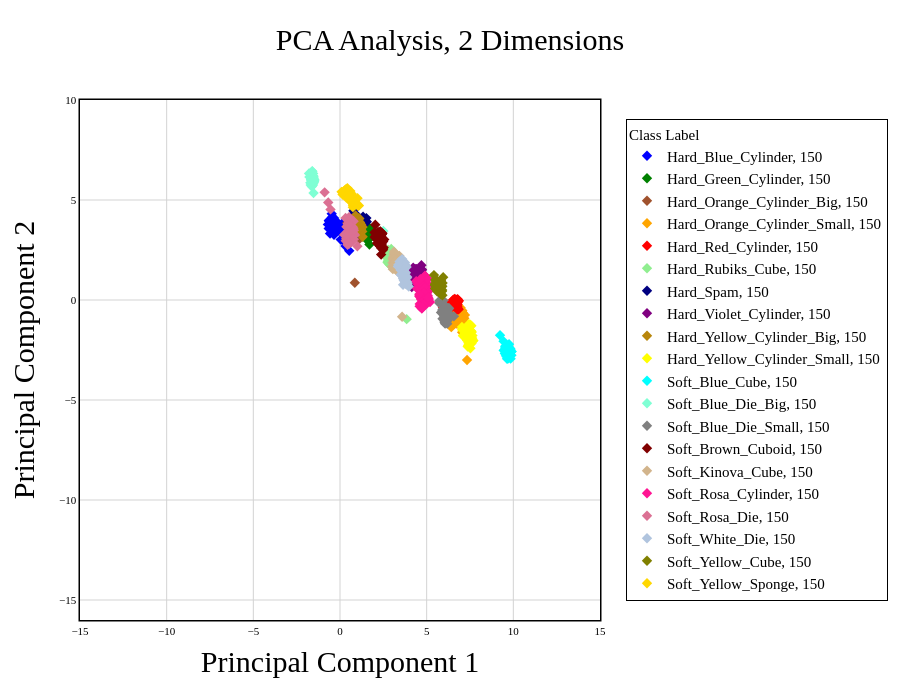

The notebook cell saved with this chart:
### Markdown cell above
## Visualization

### Code cell
plot_df = pd.DataFrame({
    "PC1": PCA_1,
    "PC2": PCA_2,
    "PC3": PCA_3,
    "data_labels": data_labels,
    "loads": data_loads,
    "class": data_names
})
plot_df["class"] = pd.Categorical(
    plot_df["class"],
    categories=sorted(plot_df["class"].unique()),
    ordered=True
)
plot_df = plot_df.sort_values("class")
fig = px.scatter(
    plot_df,
    x="PC1",
    y="PC2",
    color="class",
    color_discrete_map=name_to_color,
    symbol="loads",
    symbol_map = load_to_marker_plotly,
    hover_name="data_labels",
    hover_data={"PC1": ":.3f", "PC2": ":.3f", "class": True},
    title="PCA Plot — My Dataset",
    labels={
        "PC1":   "Principal Component 1",
        "PC2":   "Principal Component 2",
        "class": "Object"
    },
)
fig.update_traces(
    textposition="top center",
    textfont=dict(size=9, family="Times New Roman"),
    marker=dict(size=8),
)
fig.update_layout(
    width=900,
    height=700,
    font=dict(family="Times New Roman", color="black"),
    title=dict(
        text="PCA Analysis, 2 Dimensions",
        x=0.5,
        font=dict(family="Times New Roman", size=30, color="black")
    ),
    xaxis=dict(
        title=dict(text="Principal Component 1", font=dict(family="Times New Roman", size=30, color="black")),
        range=[-15, 15],
        tickfont=dict(family="Times New Roman", size=11, color="black"),
        zeroline=False,
        zerolinecolor="black",
        zerolinewidth=1.5,
        showgrid=True,
        gridcolor="lightgrey",
        gridwidth=1,
        showline=True,
        linecolor="black",
        linewidth=1.5,
        mirror=True,
    ),
    yaxis=dict(
        title=dict(text="Principal Component 2", font=dict(family="Times New Roman", size=30, color="black")),
        range=[-16, 10],
        tickfont=dict(family="Times New Roman", size=11, color="black"),
        zeroline=False,
        zerolinecolor="black",
        zerolinewidth=1.5,
        showgrid=True,
        gridcolor="lightgrey",
        gridwidth=1,
        showline=True,
        linecolor="black",
        linewidth=1.5,
        mirror=True,
    ),
    legend=dict(
        traceorder="normal",
        title=dict(text="Class Label", font=dict(family="Times New Roman", size=15, color="black")),
        font=dict(family="Times New Roman", size=15, color="black"),
        bordercolor="black",
        borderwidth=1,
        x=1.05,
        y=0.5,
    ),
    plot_bgcolor="white",
)
fig.show(config={
    "toImageButtonOptions": {
        "format": "svg",
        "filename": "pca_plot",
        "width": 900,
        "height": 700,
        "scale": 1
    }
})
